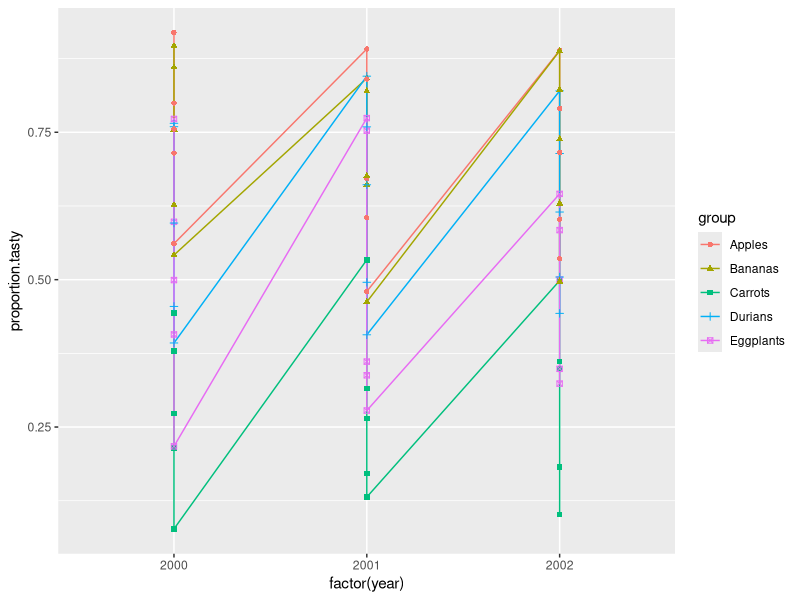

This figure's R source: (Note: this script raises an error after producing the figure.)
#http://jeromyanglim.blogspot.com.au/2012/05/how-to-plot-three-categorical-variables.html
library(ggplot2)

# Create some data
set.seed(4444)
Data <- expand.grid(group=c("Apples", "Bananas", "Carrots", "Durians", "Eggplants"),
                    year=c("2000", "2001", "2002"),
                    quality=c("Grade A", "Grade B", "Grade C", "Grade D", "Grade E"))
Group.Weight <- data.frame(
  group=c("Apples", "Bananas", "Carrots", "Durians", "Eggplants"),
  group.weight=c(1,1,-1,0.5, 0))
Quality.Weight <- data.frame(
  quality=c("Grade A", "Grade B", "Grade C", "Grade D", "Grade E"),
  quality.weight = c(1,0.5,0,-0.5,-1))
Data <- merge(Data, Group.Weight)
Data <- merge(Data, Quality.Weight)
Data$score <- Data$group.weight + Data$quality.weight + rnorm(nrow(Data), 0, 0.2)
Data$proportion.tasty <- exp(Data$score)/(1 + exp(Data$score))


# Plot Data with ggplot2
ggplot(data=Data, 
       aes(x=factor(year), y=proportion.tasty, 
           group=group,
           shape=group,
           color=group)) + 
             geom_line() + 
             geom_point() 
             title("Proportion Tasty by Year, Quality, and Group") +
             scale_x_discrete("Year") +
             scale_y_continuous("Proportion Tasty") + facet_grid(.~quality )
